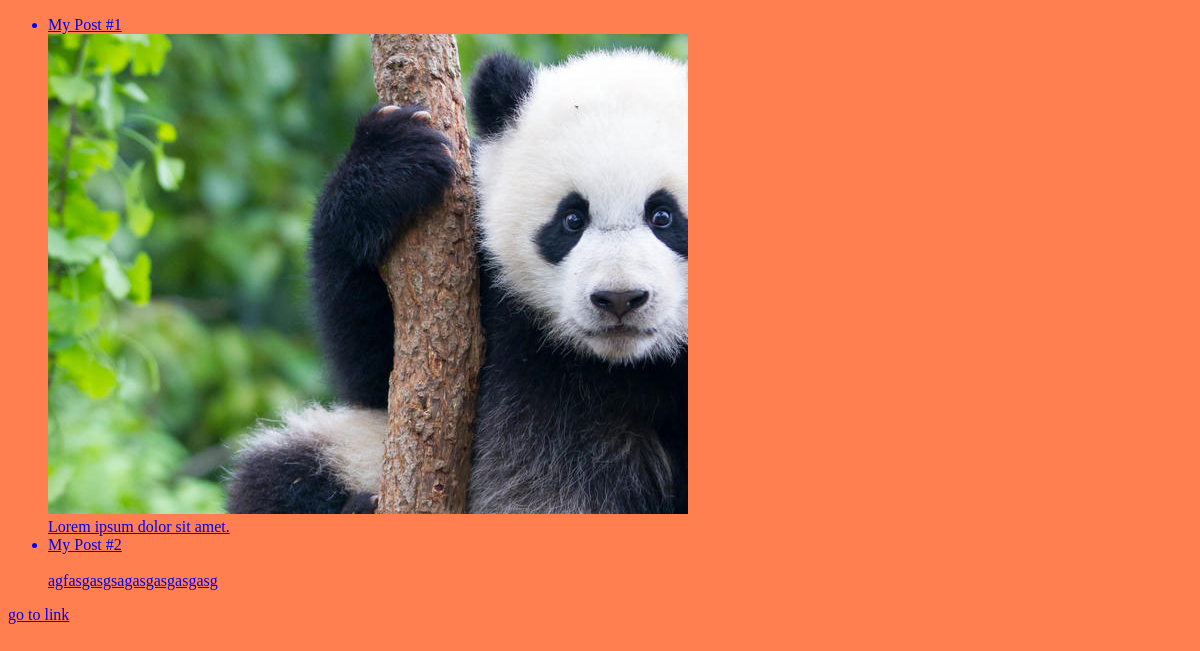
The app's page /, older data.
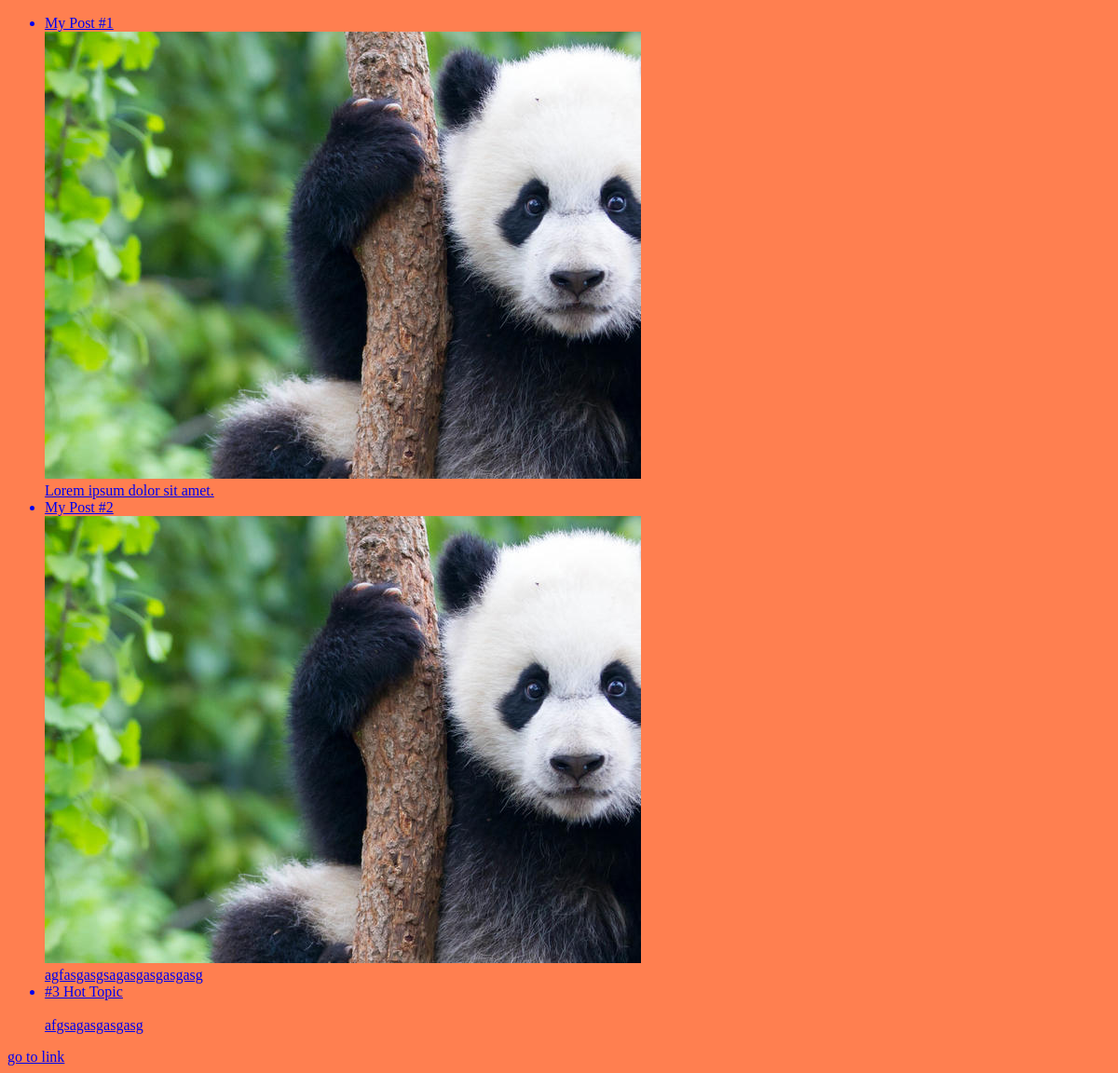
The same page, newer data.
### post/models/article.py (models this page shows, shortened)
class Article(models.Model):
    title = models.CharField(
        max_length=280,
        verbose_name="Title of the article"
    )
    body = models.TextField(
        verbose_name="Body of the article"
    )
    featured_image = models.ImageField()
    category = models.ForeignKey(
        "post.Category",
        on_delete=models.SET_NULL,
        related_name="articles",
        null=True
    )
    tags = models.ManyToManyField(
        "post.Tag",
        related_name="articles"
    )
    view_count = models.PositiveIntegerField(default=0)
    slug = models.SlugField(null=True, unique=True)
    is_active = models.BooleanField(default=True)
    class Meta:
        verbose_name = "Blog article"
        verbose_name_plural = "Blog articles"

### post/views.py (the view)
# urls.py: path("", views.HomePage.as_view(), name="home-page"),
class HomePage(ListView):
    model = Article
    context_object_name = "articles"
    template_name = "index.html"
    def get_queryset(self):
        return Article.objects.filter(is_active=True)
    def get_context_data(self, *args, **kwargs):
        context = super().get_context_data( *args, **kwargs)
        context['tags'] = Tag.objects.all()
        return context

### templates/index.html (shortened to what this page needs)
{% load static %}
<!DOCTYPE html>
<html lang="en">
<head>
    <link rel="stylesheet" href="{% static 'css/style.css' %}">
</head>
<body>
    <ul>
        {% for article in articles %}
            <a href="{% url 'article-detail' article.slug %}">
            <li>
                <div style="display:block;">{{article.title}}</div>
                <img src="{{ article.featured_image.url }}" alt="">
                <div style="display:block;">{{article.body}}</div>
            </li>
        </a>
        {% endfor %}
    </ul>
    <a href="{% url 'home-page' %}">go to link</a>
</body>
</html>

### blog/static/css/style.css (style rules this page uses)
body { background-color: coral; font-size: 16px; }

Row changes from the older to the newer data that the page shows:
changed Article "My Post #2": featured_image: picture added
added Article: title "#3 Hot Topic", body "afgsagasgasgasg"
